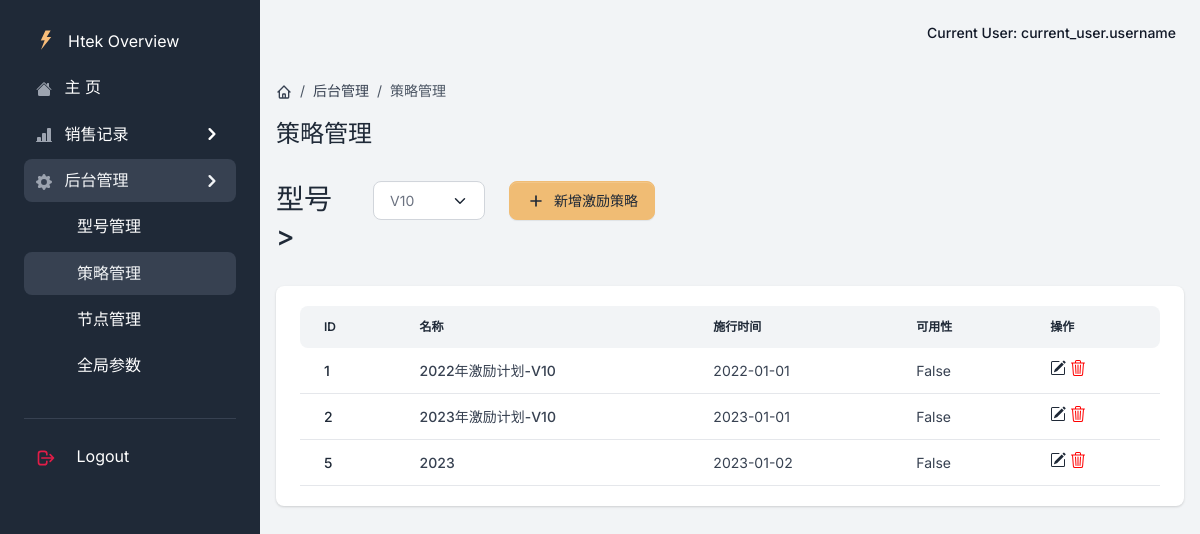
The page /admin_excitation on the database its author committed.
### app/models.py (models this page shows, shortened)
class Way(db.Model):  # 激励策略表
    __tablename__ = 'Way'
    id = db.Column(db.Integer, primary_key=True, autoincrement=True)
    model_id = db.Column(db.Integer, nullable=False)
    name = db.Column(db.String(64), unique=True)
    start_time = db.Column(db.Date, default=datetime.date.today())
    status = db.Column(db.Boolean(), default=False)

### app/admin/views.py (the view, shortened to what this page needs)
class ExcitationView(MethodView):
    def get(self):
        current_app.logger.info('-> ExcitationView')
        models = DataBaseUtils.query_models()
        data = {"models": models, "select_index": models[0].id}
        if request.args.get('model'):
            exci = DataBaseUtils.query_way(model_id=request.args['model'])
            data["select_index"] = int(request.args.get('model'))
        else:
            exci = DataBaseUtils.query_way(model_id=models[0].id)  # 默认展示第一个option的策略
        if exci:
            data['exci'] = exci
        return render_template('admin/excitation.html', segment='admin_excitation', data=data)

### app/__init__.py (called while the page is built)
@login_manager.request_loader
def request_loader(request):
    username = request.form.get('username')
    user = {'name': 'yaki', 'f': 'request_loder'}
    return user if user else None

def configure_database(app):
    @app.before_first_request
    def initialize_database():
        try:
            db.create_all()
        except Exception as e:
            print('> Error: DBMS Exception: ' + str(e))
            basedir = os.path.abspath(os.path.dirname(__file__))
            app.config['SQLALCHEMY_DATABASE_URI'] = SQLALCHEMY_DATABASE_URI = 'sqlite:///../DataBase/db.sqlite3'
            print('> Fallback to SQLite ')
            db.create_all()
    @app.teardown_request
    def shutdown_session(exception=None):
        db.session.remove()

### app/models.py (called while the page is built)
    @staticmethod
    def query_models():
        all = Model.query.all()
        return all

    @staticmethod
    def query_way(id=None, model_id=None):
        try:
            if id:
                if model_id:
                    way = Way.query.filter_by(id=id, model_id=model_id).all()
                else:
                    way = Way.query.filter_by(id=id).all()
            else:
                if model_id:
                    way = Way.query.filter_by(model_id=model_id).all()
                else:
                    way = Way.query.all()
            if way:
                return way
            else:
                return False
        except Exception as e:
            return False

### app/templates/admin/excitation.html (shortened to what this page needs)
{% extends "base/base.html" %}
{% block content %}
  <div class="py-4">
      <nav aria-label="breadcrumb" class="d-none d-md-inline-block">
          <ol class="breadcrumb breadcrumb-dark breadcrumb-transparent">
              <li class="breadcrumb-item">
                  <a href="{{url_for('home.home')}}">
                  </a>
              </li>
              <li class="breadcrumb-item"><a href="{{url_for('admin.model')}}">后台管理</a></li>
              <li class="breadcrumb-item active" aria-current="page">策略管理</li>
          </ol>
      </nav>
      <div class="d-flex justify-content-between w-100 flex-wrap">
          <div class="mb-3 mb-lg-0">
              <h1 class="h4">策略管理</h1>
          </div>
      </div>
  </div>
  <div class="row mb-4">
    <div class="col-log-4 col-sm-3">
        <div class="row">
            <div class="col-5 align-items-center">
                <h3 >型号></h3>
            </div>
            <div class="col-7">
                <select class="form-select mb-0" id="models" aria-label="Gender select example" onchange="select_exc()">
                    {% for m in data.models %}
                        {% if m.id == data.select_index %}
                            <option value="{{m.id}}" selected>{{m.name}}</option>
                        {% else %}
                            <option value="{{m.id}}">{{m.name}}</option>
                        {% endif %}
                    {% endfor %}
                </select>
            </div>
        </div>
    </div>
      <div class="col-log-4 col-sm-3">
        <button class="btn btn-secondary d-inline-flex align-items-center me-2 dropdown-toggle" data-bs-toggle="modal" data-bs-target="#modal-form"  aria-haspopup="true" aria-expanded="false">
            <svg class="icon icon-xs me-2" fill="none" stroke="currentColor" viewBox="0 0 24 24" xmlns="http://www.w3.org/2000/svg"><path stroke-linecap="round" stroke-linejoin="round" stroke-width="2" d="M12 6v6m0 0v6m0-6h6m-6 0H6"></path></svg>
            新增激励策略
        </button>
      </div>
      <div class="col-log-4 col-sm-3"></div>
  </div>
  <div class="card border-0 shadow mb-4">
      <div class="card-body">
          <div class="table-responsive">
              <table class="table table-centered table-nowrap mb-0 rounded">
                  <thead class="thead-light">
                      <tr>
                          <th class="border-0 rounded-start">ID</th>
                          <th class="border-0">名称</th>
                          <th class="border-0">施行时间</th>
                          <th class="border-0">可用性</th>
                          <th class="border-0 rounded-end">操作</th>
                      </tr>
                  </thead>
                  <tbody>
                  {% for model in data.exci %}
                      <tr>
                          <td><a href="#" class="text-primary fw-bold">{{model.id}}</a> </td>
                          <td class="fw-bold d-flex align-items-center">{{model.name}}</td>
                          <td>{{model.start_time}}</td>
                          <td>{{model.status}}</td>
                          <td>
                              <a href="#" class="text-primary d-inline-flex align-items-center " onclick="show_edit_modal({{model.id}},'{{model.name}}','{{model.start_time}}')">
                              </a>
                              <a href="#" class="text-primary d-inline-flex align-items-center " onclick="delete_excitation({{model.id}},'{{model.name}}')">
                              </a>
                          </td>
                      </tr>
                  {% endfor %}
                  </tbody>
              </table>
          </div>
      </div>
  </div>
{% endblock content %}

### rows shown on the page
Way: id "1", name "2022年激励计划-V10", start_time "2022-01-01", status "False"
Way: id "2", name "2023年激励计划-V10", start_time "2023-01-01", status "False"
Way: id "5", name "2023", start_time "2023-01-02", status "False"

### other values the page prints
form field value "V10"
